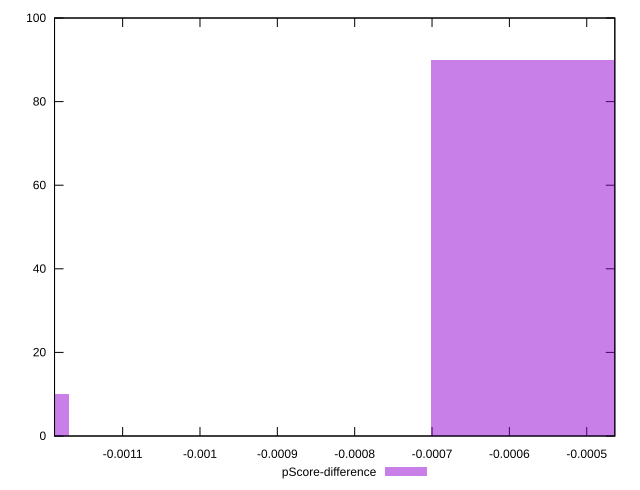

Here is the gnuplot script that generated this plot:
reset

$pScoreDifference <<EOF
-0.0014038154653752057 10
-0.0004679384884584019 90
EOF

set key outside below
set boxwidth 0.0004679384884584019
set xrange [-0.0011880522105940372:-0.00046368027868592954]
set yrange [0:100]
set trange [0:100]
set style fill transparent solid 0.5 noborder
set terminal svg size 640, 490 enhanced background rgb 'white'
set output "reports/report_00027_2021-02-24T12-40-31.850Z/dom-size/samples/astro/pScore-difference/histogram.svg"

plot $pScoreDifference title "pScore-difference" with boxes

reset
